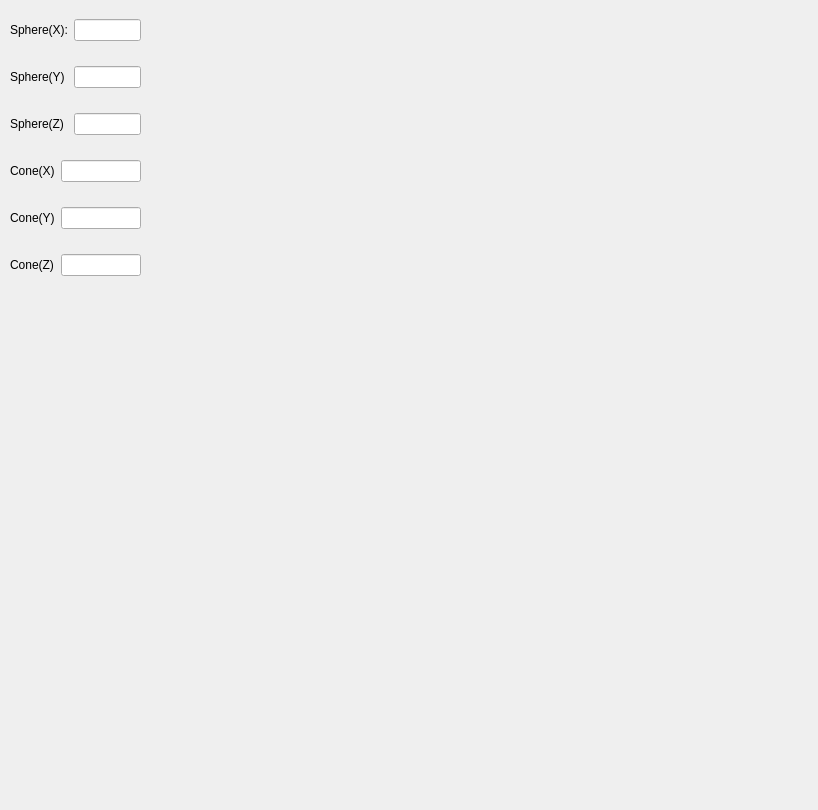
<?xml version="1.0" encoding="UTF-8"?>
<ui version="4.0">
 <class>WidgetValues</class>
 <widget class="QWidget" name="WidgetValues">
  <property name="geometry">
   <rect>
    <x>0</x>
    <y>0</y>
    <width>818</width>
    <height>810</height>
   </rect>
  </property>
  <property name="windowTitle">
   <string>Values</string>
  </property>
  <widget class="QWidget" name="layoutWidget">
   <property name="geometry">
    <rect>
     <x>10</x>
     <y>0</y>
     <width>131</width>
     <height>295</height>
    </rect>
   </property>
   <layout class="QGridLayout" name="gridLayout">
    <item row="3" column="0">
     <widget class="QLabel" name="label_5">
      <property name="text">
       <string>Cone(X)</string>
      </property>
     </widget>
    </item>
    <item row="2" column="2">
     <widget class="QLineEdit" name="lineEdit_Z"/>
    </item>
    <item row="0" column="0" colspan="2">
     <widget class="QLabel" name="label">
      <property name="text">
       <string>Sphere(X):</string>
      </property>
     </widget>
    </item>
    <item row="1" column="0" colspan="2">
     <widget class="QLabel" name="label_2">
      <property name="text">
       <string>Sphere(Y)</string>
      </property>
     </widget>
    </item>
    <item row="4" column="0">
     <widget class="QLabel" name="label_6">
      <property name="text">
       <string>Cone(Y)</string>
      </property>
     </widget>
    </item>
    <item row="5" column="0">
     <widget class="QLabel" name="label_4">
      <property name="text">
       <string>Cone(Z)</string>
      </property>
     </widget>
    </item>
    <item row="5" column="1" colspan="2">
     <widget class="QLineEdit" name="lineEdit_Z_2"/>
    </item>
    <item row="1" column="2">
     <widget class="QLineEdit" name="lineEdit_Y"/>
    </item>
    <item row="0" column="2">
     <widget class="QLineEdit" name="lineEdit_X"/>
    </item>
    <item row="3" column="1" colspan="2">
     <widget class="QLineEdit" name="lineEdit_X_2"/>
    </item>
    <item row="4" column="1" colspan="2">
     <widget class="QLineEdit" name="lineEdit_Y_2"/>
    </item>
    <item row="2" column="0" colspan="2">
     <widget class="QLabel" name="label_3">
      <property name="text">
       <string>Sphere(Z)</string>
      </property>
     </widget>
    </item>
   </layout>
  </widget>
 </widget>
 <resources/>
 <connections/>
</ui>
